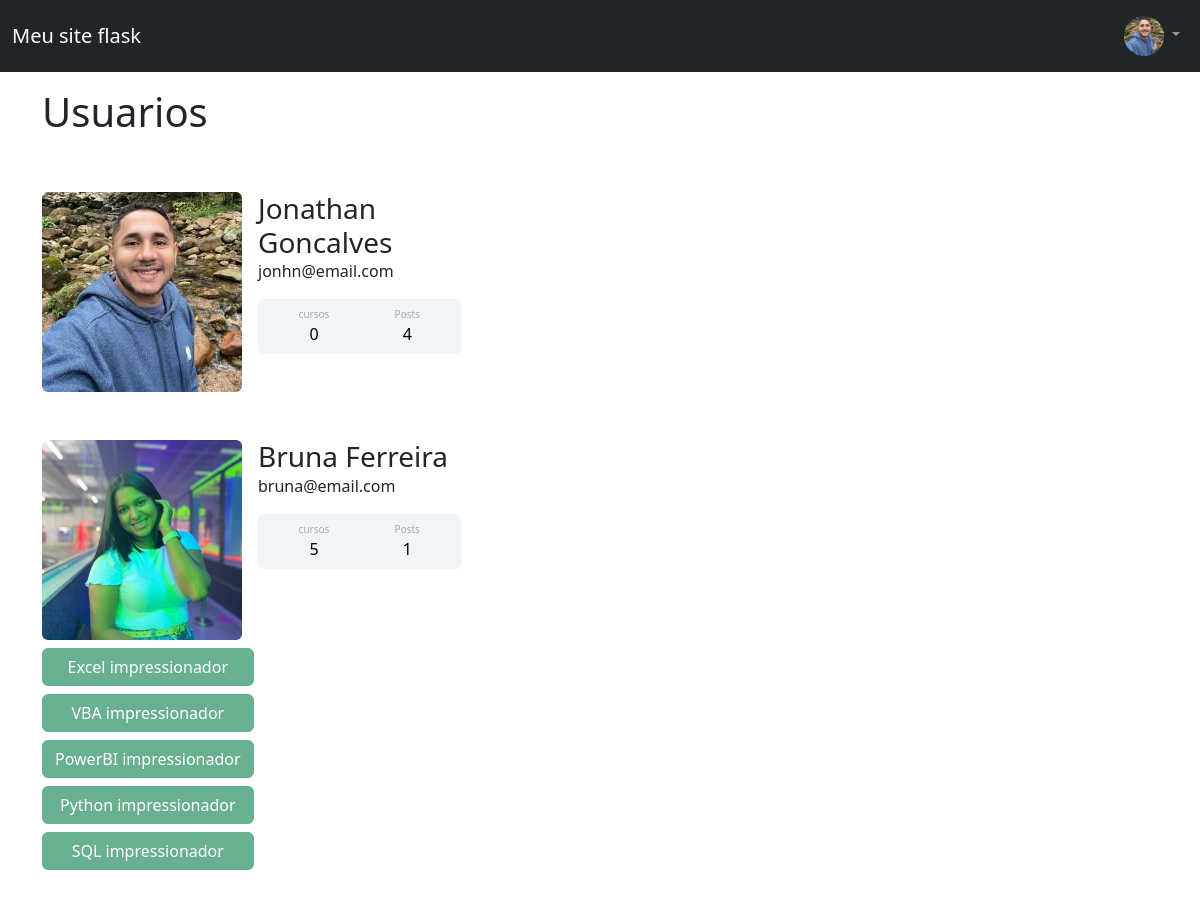
Page /usuarios (signed in, upper part) on the earlier database version.
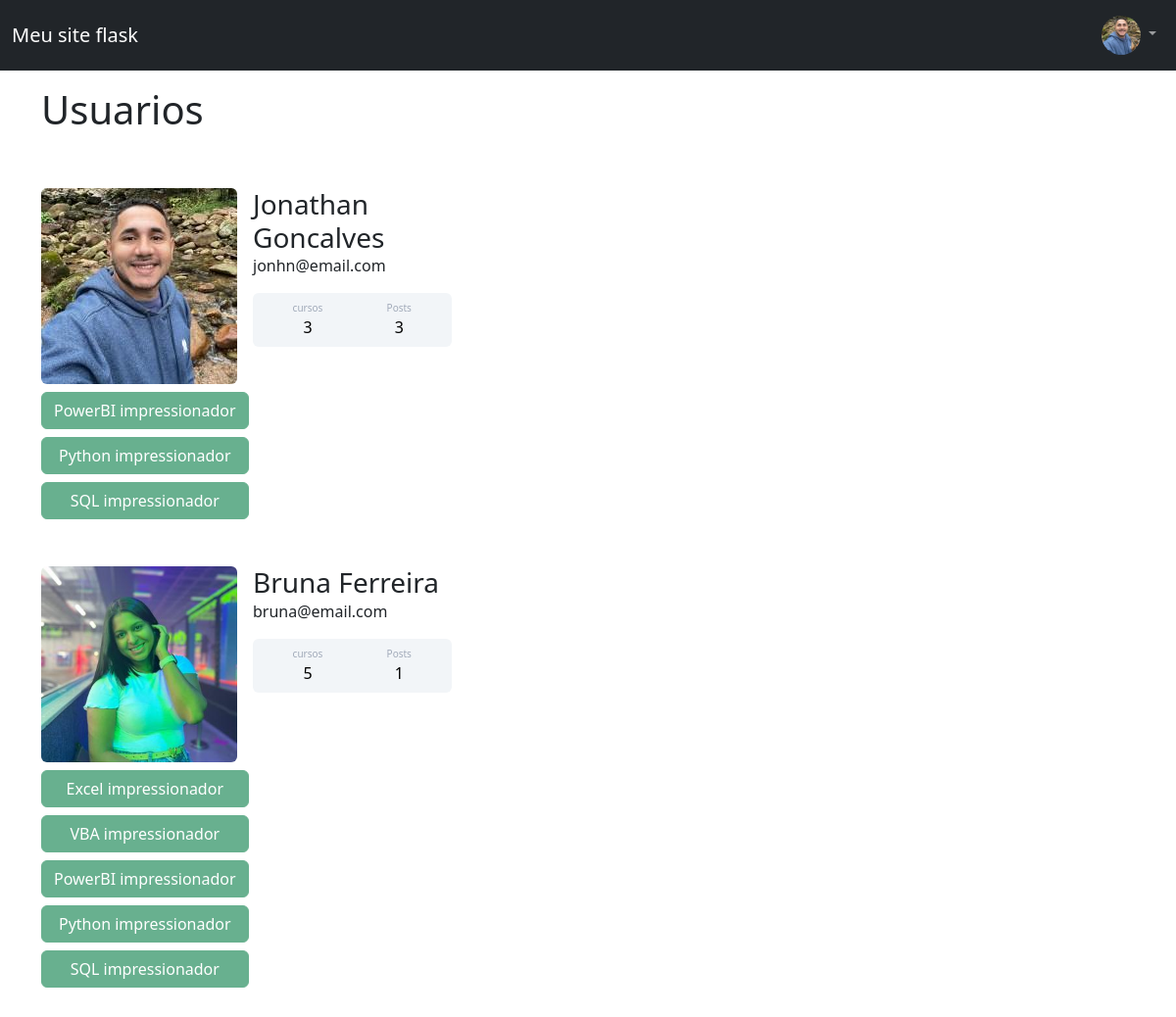
Same page on the later database version.
### flaskimpressionador/models.py (models this page shows)
class Usuario(database.Model, UserMixin):
    id= database.Column(database.Integer, primary_key=True)
    username= database.Column(database.String, nullable=False)
    email= database.Column(database.String, nullable=False,unique=True)
    senha= database.Column(database.String, nullable=False)
    foto_perfil = database.Column(database.String,default='default.jpg')
    cursos = database.Column(database.String, nullable=False, default='Não informado')
    posts= database.relationship('Post', backref='autor_post', lazy=True)
    def contar_posts(self):
        return len(self.posts)

### flaskimpressionador/routes.py (the view)
@app.route('/usuarios')
@login_required
def usuarios():
    lista = Usuario.query.all()
    return render_template('paginas/usuario.html',lista=lista)

### flaskimpressionador/models.py (called while the page is built)
@login_manager.user_loader
def load_usuario(id_usuario):
    return Usuario.query.get(int(id_usuario))

### flaskimpressionador/templates/paginas/usuario.html
{% extends 'paginas/base.html' %}
{% block body %}
    <div class=" container mt-3 mb-4 d-flex flex-column">
        <h1>Usuarios</h1>
        {% for usuario in lista%}
            <div class="card mt-5 w-50" >
                <div class="d-flex w-75" >
                    <div class="image pe-2 ">
                        <img src="{{ url_for('static', filename='imageprofile/' + usuario.foto_perfil) }}" alt="Foto de perfil" class="rounded" style="width: 200px; height: 200px; object-fit: cover;">
                    </div>
                    <div class="ml-3 w-100 ms-2">
                        <h3 class="mb-0 mt-0">{{ usuario.username }}</h3>
                        <p>{{  usuario.email }}</p>
                        <div class="p-2 mt-2 bg-primary d-flex justify-content-around rounded text-white stats w-100">
                            <div class="d-flex flex-column" style="text-align: center">
                                <span class="rating">cursos</span>
                                {% if 'Não informado' in usuario.cursos or usuario.cursos == ''%}
                                    <span class="number3">0</span>
                                {% else %}
                                    <span class="number3">{{ usuario.cursos.count(";") + 1 }}</span>
                                {% endif %}
                            </div>
                            <div class="d-flex flex-column" style="text-align: center">
                                <span class="rating">Posts</span>
                                <span class="number3">{{ usuario.contar_posts() }}</span>
                            </div>
                        </div>
                    </div>
                </div>
            </div>
            <div class="card" style="width: max-content" >
            {% if usuario.cursos and "Não informado" not in usuario.cursos %}
                {% for curso in usuario.cursos.split(";") %}
                    <button type="button" class="btn btn-perfil btn-success mt-2 w-100"  disabled>{{ curso }} </button>
                {% endfor %}
            {% endif %}
            </div>
        {% endfor %}
    </div>
{% endblock %}

### flaskimpressionador/templates/paginas/base.html (shortened to what this page needs)
<!DOCTYPE html>
<html lang="pt-br">
<head>
    <link href="https://cdn.jsdelivr.net/npm/bootstrap@5.3.6/dist/css/bootstrap.min.css" rel="stylesheet">
    <link rel="stylesheet" type="text/css" href="{{ url_for('static', filename='main.css') }}">
</head>
<body>
    {% include 'Components/navbar.html' %}
    {% block body %}
    {% endblock %}
</body>
</html>

### flaskimpressionador/templates/Components/navbar.html (shortened to what this page needs)
<nav class="navbar navbar-expand-lg navbar-dark bg-dark">
    <div class="container-fluid">
        <a class="navbar-brand" href="{{ url_for('home') }}">Meu site flask</a>
        {% if not current_user.is_authenticated %}
            <ul class="navbar-nav ms-auto">
                <li><a class="navbar-brand" style="font-size: 20px" href="{{ url_for('login') }}">Login</a></li>
                <li><a class="navbar-brand" style="font-size: 20px" href="{{ url_for('cadastro') }}">Cadastro</a></li>
            </ul>
        {% else %}
            <div class="collapse navbar-collapse" id="navbarNavDarkDropdown">
                <ul class="navbar-nav ms-auto">
                    <li class="nav-item dropdown">
                        <a class="nav-link dropdown-toggle" href="#" id="navbarDarkDropdownMenuLink" role="button" data-bs-toggle="dropdown" aria-expanded="false">
                            <img src="{{ url_for('static', filename='imageprofile/' + current_user.foto_perfil) }}" alt="Foto de perfil" class="rounded-circle" style="width: 40px; height: 40px; object-fit: cover;">
                        </a>
                    </li>
                </ul>
            </div>
        {% endif %}
    </div>
</nav>

### flaskimpressionador/static/main.css (style rules this page uses)
body { border-radius: 10px; }
.card { width: 400px; border: none; border-radius: 10px; background-color: #fff; }
.stats { background: #f2f5f8 !important; color: #000 !important; }
.rating { font-size:10px; color: #a1aab9; }
.number3 { font-weight:500; }
.btn-perfil { width: 110%; }

Differences in the rows shown:
changed Usuario "Jonathan Goncalves": cursos (not shown) → "3"; contar_posts "4" → "3"; no longer shows "0"
Other differences:
new list line: "PowerBI impressionador"
new list line: "Python impressionador"
new list line: "SQL impressionador"
